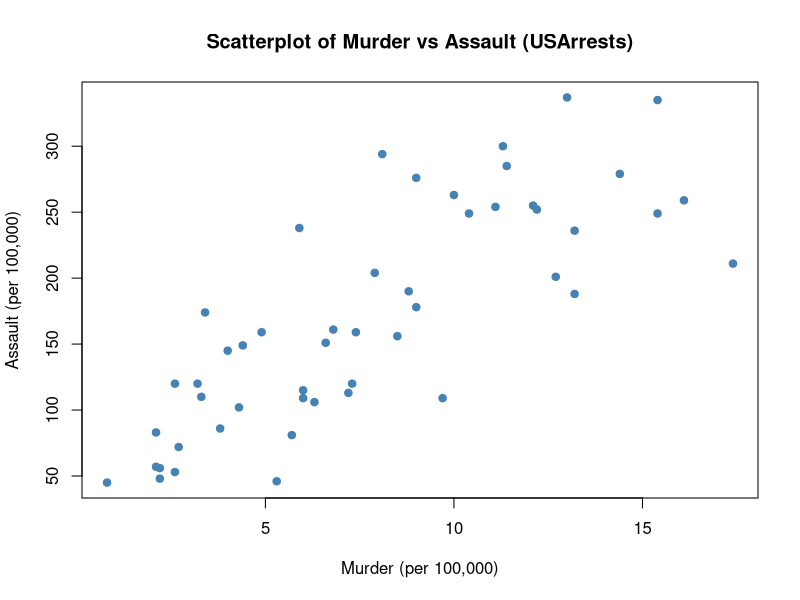

The R source for this figure:
## ---- chunk 1

# Loading in Data 
df <- data.frame(USArrests)
head(df)
str(df)

# Testing Generic Functions
plot(USArrests$Murder, USArrests$Assault,
     main = "Scatterplot of Murder vs Assault (USArrests)",
     xlab = "Murder (per 100,000)",
     ylab = "Assault (per 100,000)",
     pch = 19,          # solid circles
     col = "steelblue") # color

methods("plot")
# Exploring S3 and S4

s3_obj <- list(name = "Kevin Durant", age = 37, position = "SF" )
class(s3_obj) <- "s3Player"
methods("print")

setClass("s4Player",
         slots = c(name = "character", age = "numeric", position = "character"))
s4_obj <- new("s4Player", name = "Lebron", age = 40, position = "SF")
methods(class = "s4Player")

print(s3_obj)
print(s4_obj)

# Testing if an object is s3 or s4
isS4(s3_obj)
typeof(s3_obj)
isS4(s4_obj)
typeof(s4_obj)


